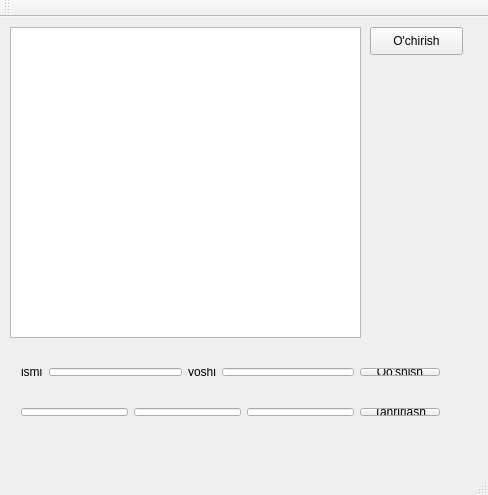
<?xml version="1.0" encoding="UTF-8"?>
<ui version="4.0">
 <class>MainWindow</class>
 <widget class="QMainWindow" name="MainWindow">
  <property name="geometry">
   <rect>
    <x>0</x>
    <y>0</y>
    <width>488</width>
    <height>495</height>
   </rect>
  </property>
  <property name="windowTitle">
   <string>MainWindow</string>
  </property>
  <widget class="QWidget" name="centralWidget">
   <widget class="QTableView" name="tableView">
    <property name="geometry">
     <rect>
      <x>10</x>
      <y>10</y>
      <width>351</width>
      <height>311</height>
     </rect>
    </property>
   </widget>
   <widget class="QPushButton" name="pushButton_2">
    <property name="geometry">
     <rect>
      <x>370</x>
      <y>10</y>
      <width>93</width>
      <height>28</height>
     </rect>
    </property>
    <property name="text">
     <string>O'chirish</string>
    </property>
   </widget>
   <widget class="QWidget" name="layoutWidget">
    <property name="geometry">
     <rect>
      <x>10</x>
      <y>340</y>
      <width>441</width>
      <height>30</height>
     </rect>
    </property>
    <layout class="QHBoxLayout" name="horizontalLayout_2">
     <item>
      <widget class="QLabel" name="label">
       <property name="text">
        <string>ismi</string>
       </property>
      </widget>
     </item>
     <item>
      <widget class="QLineEdit" name="lineEdit_4"/>
     </item>
     <item>
      <widget class="QLabel" name="label_2">
       <property name="text">
        <string>yoshi</string>
       </property>
      </widget>
     </item>
     <item>
      <widget class="QLineEdit" name="lineEdit_5"/>
     </item>
     <item>
      <widget class="QPushButton" name="pushButton_3">
       <property name="text">
        <string>Qo'shish</string>
       </property>
      </widget>
     </item>
    </layout>
   </widget>
   <widget class="QWidget" name="">
    <property name="geometry">
     <rect>
      <x>10</x>
      <y>380</y>
      <width>441</width>
      <height>30</height>
     </rect>
    </property>
    <layout class="QHBoxLayout" name="horizontalLayout">
     <item>
      <widget class="QLineEdit" name="lineEdit"/>
     </item>
     <item>
      <widget class="QLineEdit" name="lineEdit_2"/>
     </item>
     <item>
      <widget class="QLineEdit" name="lineEdit_3"/>
     </item>
     <item>
      <widget class="QPushButton" name="pushButton">
       <property name="text">
        <string>Tahrirlash</string>
       </property>
      </widget>
     </item>
    </layout>
   </widget>
  </widget>
  <widget class="QMenuBar" name="menuBar">
   <property name="geometry">
    <rect>
     <x>0</x>
     <y>0</y>
     <width>488</width>
     <height>26</height>
    </rect>
   </property>
  </widget>
  <widget class="QToolBar" name="mainToolBar">
   <attribute name="toolBarArea">
    <enum>TopToolBarArea</enum>
   </attribute>
   <attribute name="toolBarBreak">
    <bool>false</bool>
   </attribute>
  </widget>
  <widget class="QStatusBar" name="statusBar"/>
 </widget>
 <layoutdefault spacing="6" margin="11"/>
 <resources/>
 <connections/>
</ui>
